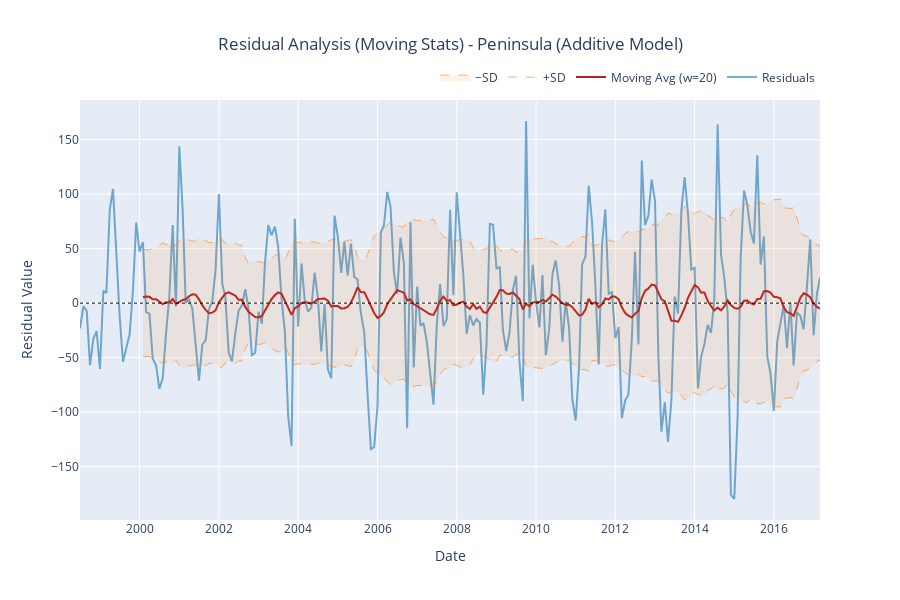

Notebook source saved alongside this figure:
### Code cell
plot_residuals(result_add, "Peninsula", window=20).show()

### Figure 1 — Plotly figure (JSON) as saved in the notebook; plotly's stock layout.template omitted (floating-point values rounded to 4 significant figures; data arrays with more than 128 entries replaced by an {"elided": "..."} marker saying what was removed)
{"data": [{"line": {"color": "#1f77b4"}, "mode": "lines", "name": "Residuals", "opacity": 0.6, "type": "scatter", "x": {"elided": "225 str values"}, "y": {"elided": "225 float values"}}, {"line": {"color": "#b41f1f", "width": 2}, "mode": "lines", "name": "Moving Avg (w=20)", "type": "scatter", "x": {"elided": "225 str values"}, "y": {"elided": "225 float values"}}, {"line": {"color": "rgba(255, 127, 14, 0.6)", "dash": "dash", "width": 1}, "mode": "lines", "name": "+SD", "type": "scatter", "x": {"elided": "225 str values"}, "y": {"elided": "225 float values"}}, {"fill": "tonexty", "fillcolor": "rgba(255, 127, 14, 0.1)", "line": {"color": "rgba(255, 127, 14, 0.6)", "dash": "dash", "width": 1}, "mode": "lines", "name": "−SD", "type": "scatter", "x": {"elided": "225 str values"}, "y": {"elided": "225 float values"}}], "layout": {"height": 600, "hovermode": "x unified", "legend": {"orientation": "h", "x": 1, "xanchor": "right", "y": 1.02, "yanchor": "bottom"}, "shapes": [{"line": {"color": "black", "dash": "dot", "width": 1}, "name": "0.0 Reference", "type": "line", "x0": 0, "x1": 1, "xref": "x domain", "y0": 0, "y1": 0, "yref": "y"}], "title": {"text": "Residual Analysis (Moving Stats) - Peninsula (Additive Model)", "x": 0.5}, "xaxis": {"title": {"text": "Date"}}, "yaxis": {"title": {"text": "Residual Value"}}}}
